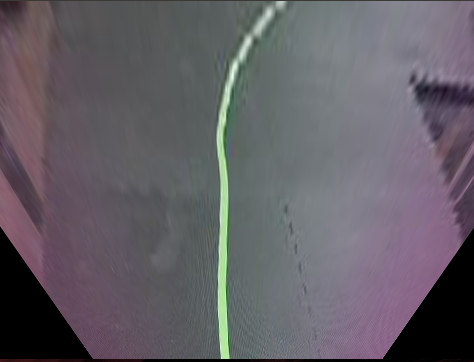
//> input picture Slice/InvertedLine.png, 474 x 362 px
$ ./Slice   (built with g++ and OpenCV 4)
//> lines starting //> are read from the running program, lines starting //| are printed output that depends on the picture; after the words box and inside, x2 and y2 are one past the last pixel; in counts of white or black regions, pixels touching at a corner belong together
#include <opencv2/imgproc/imgproc.hpp>
#include <opencv2/highgui/highgui.hpp>
#include<opencv2/highgui/highgui_c.h>
#include <opencv2/opencv.hpp>
#include <cmath>
#include <iostream>
#include <stdio.h>
#include <stdarg.h>
#include<iomanip>

using namespace std;
using namespace cv;
#define PI 3.1415926


int frameWidth = 640;
int frameHeight = 480;


int main(int argc, char const *argv[]) {

    // Bring in image from file, must be in folder, and displaying the original
        Mat source = imread("InvertedLine.png");
//> source is the input picture: 362 rows x 474 cols, CV_8UC3; mean B, G, R 101.6, 94.7, 99
        Mat Original = source.clone();
        cv::cvtColor(source,source,CV_BGR2HSV);
//> source: 362 rows x 474 cols, CV_8UC3; mean H, S, V 113.1, 29.4, 104.5
        cv::inRange(source, cv::Scalar(0,0,133), cv::Scalar(102,255,256), source);
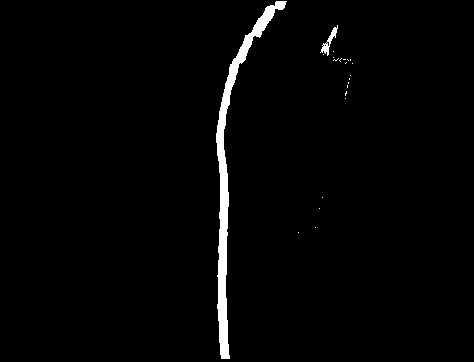
//> source: 362 rows x 474 cols, CV_8UC1; 2% white; 22 white regions (20 under 20 px), largest, box (x1, y1, x2, y2) and area: (216, 1, 287, 359) 3195, (320, 25, 338, 56) 150

    // mat container to receive images
        Mat destination;        //Destination is the Image we are operating on
        int Centx;              //Variable for Storing X Value
        Mat Drawing;            //Image for Drawing Outut on
        cv::Mat eElement=cv::getStructuringElement(cv::MORPH_RECT,cv::Size(2,2)); //Errosion Element
        cv::Mat dElement=cv::getStructuringElement(cv::MORPH_RECT,cv::Size(3,3)); //Dialate


    //Sliders
        //Slider Box for REGION of INTREST:
        int Rectx=80,Recty=60,Rectw=280,Recth=75, ELx=source.cols/2;
//> ELx = 237
        cv::namedWindow("Sliders",cv::WINDOW_NORMAL);
        cv::resizeWindow("Sliders",300,300);
        cv::createTrackbar("ROI X:", "Sliders", &Rectx, source.cols-1);
        cv::createTrackbar("ROI Y:", "Sliders", &Recty, source.cols);
        cv::createTrackbar("ROI W:", "Sliders", &Rectw, source.cols);
        cv::createTrackbar("ROI H:", "Sliders", &Recth, source.rows);
        cv::createTrackbar("EgoLine:", "Sliders", &ELx,source.cols-1);


    while( true ) {
        //Creating a destination to represent the new frame
            destination=source.clone();
        //Creating an image to draw on
            Mat Drawing = Original.clone();
            cv::cvtColor(Drawing,Drawing, CV_BGR2GRAY);
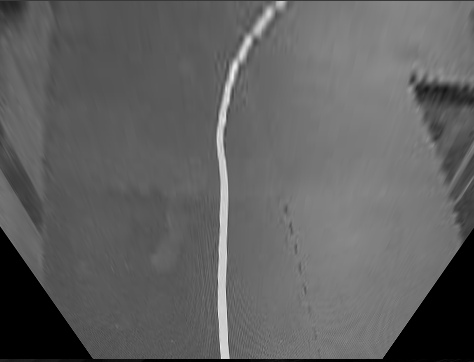
//> Drawing: 362 rows x 474 cols, CV_8UC1; min 0, max 243, mean 96.8
            cv::cvtColor(Drawing,Drawing, CV_GRAY2RGB);
//> Drawing: 362 rows x 474 cols, CV_8UC3
        //Defining the Region of Interest Rectangle;
            cv::Rect rect(Rectx,Recty,Rectw,Recth);
        //Erroding and Dialating the Image
            imshow("Before Erosion",destination);
            cv::erode(destination,destination,eElement);
            cv::dilate(destination,destination,dElement);
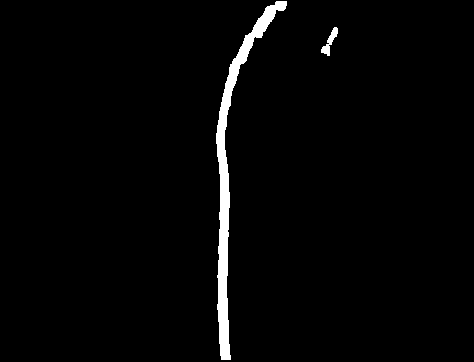
//> destination: 362 rows x 474 cols, CV_8UC1; 2.2% white; 2 white regions
        //Determining the Contours
            std::vector<std::vector<cv::Point> > contours;
            cv::findContours( destination, contours, cv::RETR_LIST, cv::CHAIN_APPROX_NONE );
//> contours = 2 contours; box (x1, y1, x2, y2) and area: (216, 1, 287, 360) 3256, (321, 27, 338, 56) 141
            cv::Mat contourImage(destination.size(), CV_8UC3, cv::Scalar(0,0,0));
        //Determining Contour with Max Area
            double maxArea=0;
            int maxElement;
            if(contours.size()>0){
                int numObjects=contours.size();
//> numObjects = 2
                for(int i=0; i<contours.size(); i++){
                    double newArea = cv::contourArea(contours[i]);
                    if (newArea>maxArea){
                        maxArea = newArea;
                        maxElement=i;
                    }
                }
//> this loop made 2 passes
//> (newArea, maxArea) on passes 1 to 2: (141, 141), (3256, 3256)
//> after the loop, maxArea = 3256; maxElement = 1
            }
            //Drawing the Largest Contour
            cv::drawContours(contourImage, contours, maxElement, cv::Scalar(0,255,0), CV_FILLED);
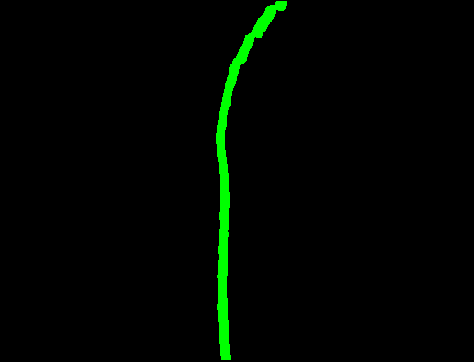
//> contourImage: 362 rows x 474 cols, CV_8UC3; mean B, G, R 0, 5.4, 0
            imshow("Contour",contourImage);
         //Defining the Region of Interest
            cv::Mat ROI(contourImage, rect);
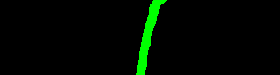
//> ROI: 75 rows x 280 cols, CV_8UC3; mean B, G, R 0, 8.6, 0
            imshow("ROI",ROI);
        //Determining the x values from "Slice" in different directions

            //Left Slice
            int XL, XR;
            bool Detected = false;
            for (int x=0; x<ROI.cols; x++){
                if (ROI.at<cv::Vec3b>(Recth/2,x)[1]==255){
                    XL=x;
                    std::cout<<"XL:  "<<XL<<std::endl;
                    x=contourImage.cols;
                }
            }
//> after the loop, XL = 142

            //Right Slice
            for (int x=ROI.cols; x>0; x--){
                 if (ROI.at<cv::Vec3b>(Recth/2,x)[1]==255){
                    XR=x;
                    std::cout<<"XR: "<<XR<<std::endl;
                    x=0;
                    Detected = true;
                }
            }
//> after the loop, XR = 150; Detected = true


        //If Statement that prevents Segfault if there are is no line detected in REGION of Interest
            if(Detected == true){
                //Determining Centx
                    Centx=((XR+XL)*0.5);
//> Centx = 146
                //Outputting the Mean Pixel Value X Position in ROI frame
                    std::cout<<"Center: "<<Centx<<std::endl;
//| Center: 146
                //Lateral Error Determination
                    int LatE=Centx+Rectx-ELx;
//> LatE = -11
                //Yaw Error Determination  -- To use atan values must be doubles
                    double LatEDoub = LatE, RowsDoub=destination.rows,y;
//> LatEDoub = -11; RowsDoub = 362
                    double OA = LatEDoub/(RowsDoub-(Recty-Recth/2));
//> OA = -0.0324
                    double YawE=atan(OA)*180/PI;
//> YawE = -1.86
                //Drawing Things
                    //Region of Interest
                        cv::rectangle(Drawing, rect, cv::Scalar(  252, 153, 255),0.5,0 );
                    //Egoline
                        cv::line (Drawing, cv::Point(ELx,1), cv::Point(ELx,Drawing.rows-1),  cv::Scalar(158,230,117), 2, LINE_8, 0);
                    //Line Between Point and Egoline
                        cv::line (Drawing, cv::Point(ELx,Recty+Recth/2), cv::Point(Centx+Rectx,Recty+Recth/2), cv::Scalar(  128, 200, 255), 2, LINE_8, 0);
//> Drawing: 362 rows x 474 cols, CV_8UC3; mean R, G, B 97.7, 97.8, 97.5
                    //Line Between Point and Base of Egoline
                        cv::line (Drawing, cv::Point(ELx,destination.rows-1),cv::Point(Centx+Rectx,Recty+Recth/2),cv::Scalar(  255, 160, 153), 2, LINE_8, 0);
                    //Circle of Point on Line (Detected Point)
                        cv::circle(Drawing,Point(Rectx+Centx,Recty+Recth/2),1,cv::Scalar(  89, 100, 255),2,4,0 );
//> Drawing: 362 rows x 474 cols, CV_8UC3; mean R, G, B 98.4, 97.9, 97.7
                    //Circle at Base of Ego-Line
                        cv::circle(Drawing,Point(ELx,destination.rows-1),1,cv::Scalar(  89, 100, 255),2,4,0 );
//> Drawing: 362 rows x 474 cols, CV_8UC3; mean R, G, B 98.4, 97.9, 97.7
                    //Printing Lateral Error on Image
                        std::string LatEstring=std::to_string(LatE);
//> LatEstring = "-11"
                        putText(Drawing, LatEstring , Point(410, 350), FONT_HERSHEY_PLAIN, 1, cv::Scalar(  128, 200, 255),2,0);
//> Drawing: 362 rows x 474 cols, CV_8UC3; mean R, G, B 98.4, 98.1, 97.9
                    //Printing Yaw Error on Image
                        std::string YawEstring=std::to_string(YawE);
//> YawEstring = "-1.858503"
                        putText(Drawing, YawEstring , Point(410, 335), FONT_HERSHEY_PLAIN, 1, cv::Scalar(255, 160, 153),2,0);
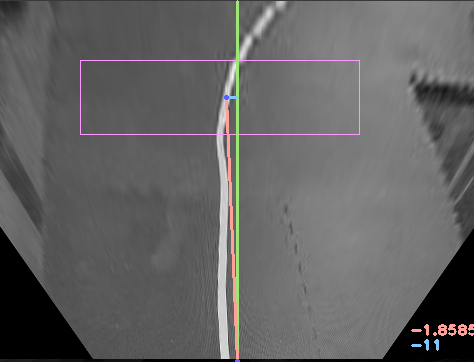
//> Drawing: 362 rows x 474 cols, CV_8UC3; mean R, G, B 99, 98.4, 98.2
            }
            //Displaying Drawing
                imshow("Drawing",Drawing);
                waitKey(25);
    }


    return 0;
}
